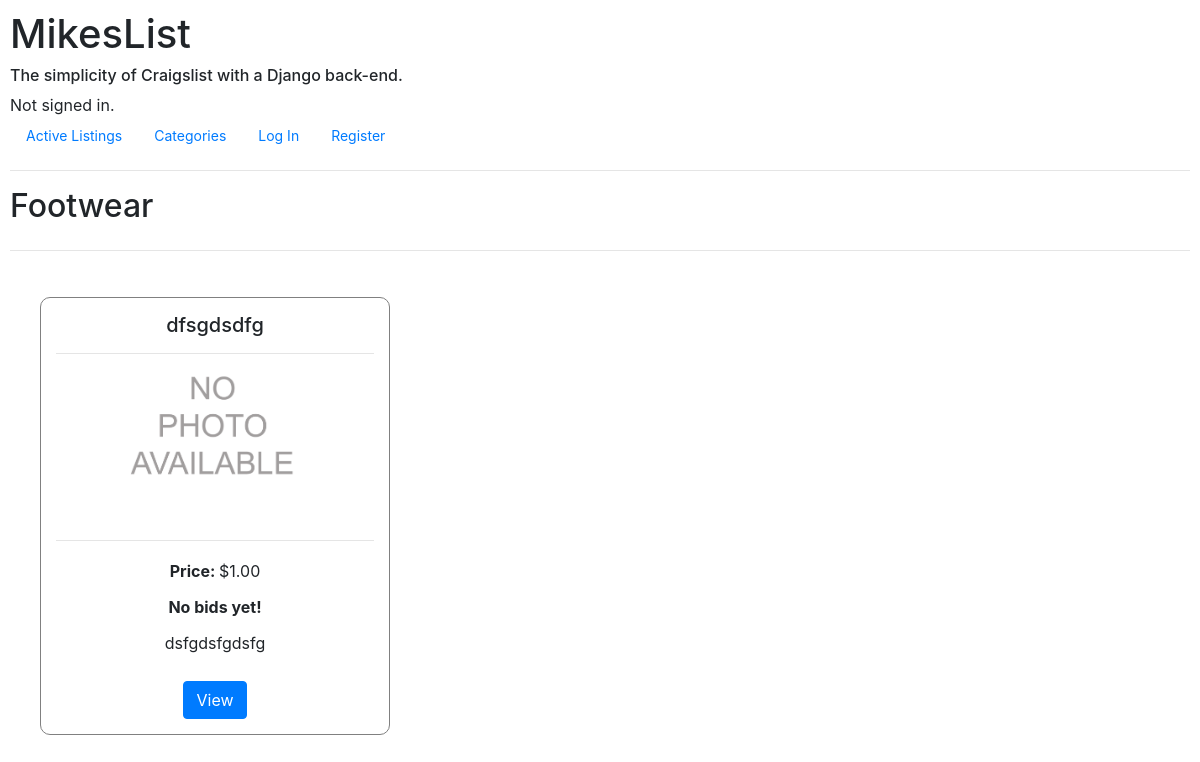
Screenshot of /categories/Footwear with the database file from the repository.
### auctions/models.py (models this page shows, shortened)
class AuctionListing(models.Model):
    user = models.ForeignKey(
        User, related_name='listings', on_delete=CASCADE)
    title = models.CharField(max_length=100, blank=True)
    description = models.TextField(max_length=500, blank=True)
    category = models.CharField(
        max_length=150, blank=True, null=True, choices=Categories.choices)
    starting_bid = models.DecimalField(
        blank=True, max_digits=15, decimal_places=2, validators=[MinValueValidator(1)])
    highest_bid = models.DecimalField(
        blank=True, default=0, max_digits=15, decimal_places=2)
    highest_bid_user = models.ForeignKey(
        User, related_name='winner', blank=True, null=True, on_delete=CASCADE)
    img_url = models.URLField(blank=True, null=True)
    date_created = models.DateTimeField(
        auto_now_add=True)
    active = models.BooleanField(max_length=5, default="True")

### auctions/views.py (the view)
# urls.py: path("categories/<str:name>", views.filter, name="filter"),
def filter(request, name):
    print(name)
    if AuctionListing.objects.filter(category=name).exists():
        filtered_listings = AuctionListing.objects.filter(category=name)
        print(type(filtered_listings))
        return render(request, "auctions/categorypage.html", {
            'listings': filtered_listings,
            'category': name,
        })
    else:
        messages.add_message(request, messages.ERROR,
                             "No active items in that category!")
        return HttpResponseRedirect(reverse("categories"))

### auctions/templates/auctions/categorypage.html (shortened to what this page needs)
{% extends "auctions/layout.html" %}
{% block body %}
<div class=active-header>
    <h2>{{ category }}</h2>
</div>
<hr>
<div class="listing-container">
    {% for listing in listings %}
    {% if listing.active %}
    <div class="listing">
        <form action="{% url 'index' %}" class="active-listings-form" method=POST>
            <div class="listing-title">
                <h5>{{ listing.title }}</h5>
            </div>
            <hr>
            <div class="img-container">
                {% if listing.img_url %}
                <img src="{{listing.img_url}}">
                {% else %}
                <img src="/static/img/No_picture_available.png">
                {% endif %}
                <hr>
            </div>
            <div class="listing-price">
                <label><strong>Price: </strong> ${{listing.starting_bid}}</label>
            </div>
            <div class="listing-price">
                {% if listing.highest_bid %}
                <label><strong>Current Bid: ${{listing.current_bid}}</strong></label>
                {% else %}
                <label><strong>No bids yet!</strong></label>
                {% endif %}
            </div>
            <div class="listing-description">
                {{listing.description|truncatewords:5}}
            </div>
            <br>
            <input type="submit" class="btn btn-primary" value="View">
        </form>
    </div>
    {% endif %}
    {% endfor %}
</div>
{% endblock %}

### auctions/static/styles.css (style rules this page uses)
body { padding: 10px; height: 100vh; }
img { width: 200px; height: 150px; object-fit: cover; }
.listing { text-align: center; min-width: 350px; border-radius: 10px; border: solid gray 0.25px; padding: 15px; margin: 10px; }
.listing-container { display: flex; flex-wrap: wrap; padding: 20px; }
.listing-description { padding: 2px; white-space: no-wrap; text-overflow: ellipsis; overflow: hidden; }
.listing-price { padding: 2px; align-items: center; }
.active-header { display: flex; }
.img-container { margin-top: 20px; }

### rows the page displays
AuctionListing: category "Footwear", title "dfsgdsdfg", active True (drawn), starting_bid "1.00", highest_bid "No bids yet!", description "dsfgdsfgdsfg"
